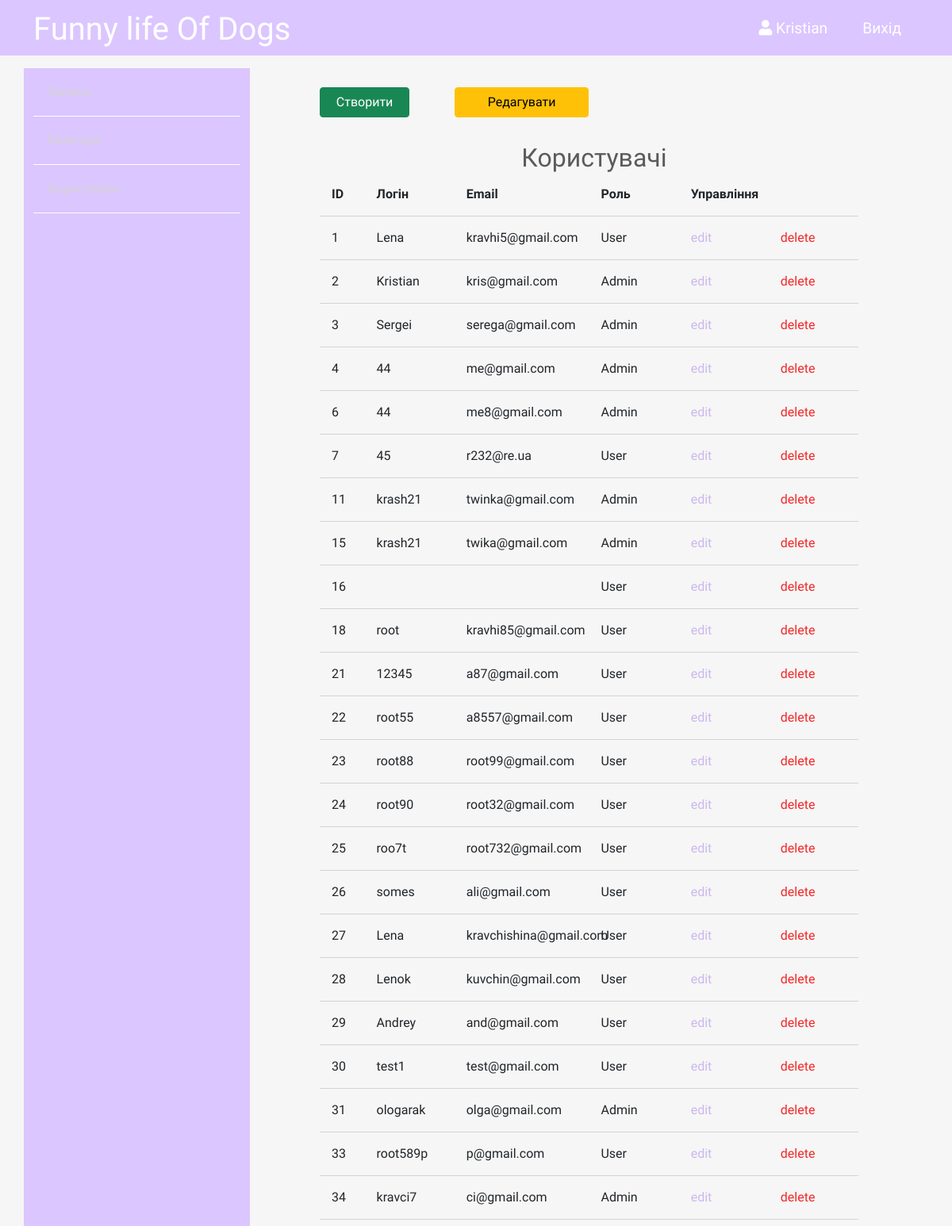
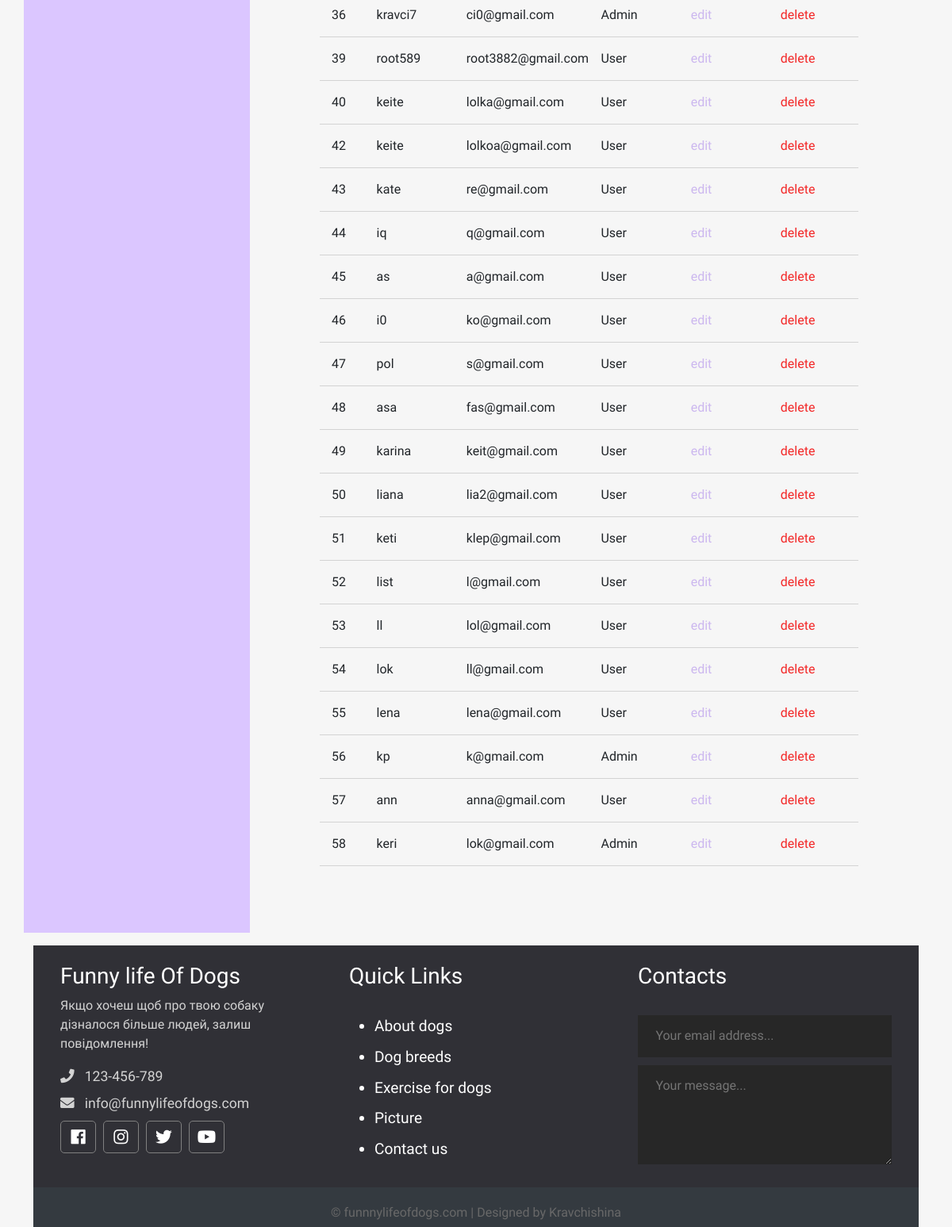
Page /admin/users/index.php (signed in) on the committed database (2 pictures, top to bottom).
### tables this page shows
CREATE TABLE `users` (
  `id` int NOT NULL,
  `admin` tinyint NOT NULL,
  `username` varchar(255) NOT NULL,
  `email` varchar(255) NOT NULL,
  `password` varchar(255) NOT NULL,
  `created` timestamp NOT NULL DEFAULT CURRENT_TIMESTAMP
);

### app/database/db.php (called while the page is built, shortened)
<?php
require 'connect.php';
function dbCheckError($query){
    $errInfo = $query->errorInfo();
    return true;
}
function selectAll($table, $params = []){
    global $pdo;
    $sql = "SELECT * FROM $table";
    $query = $pdo->prepare($sql);
    $query->execute();
    return $query->fetchAll();
}

### app/controllers/users.php (called while the page is built, shortened)
<?php
include SITE_ROOT . "/app/database/db.php";
$users = selectAll('users');

### admin/users/index.php (the view, shortened to what this page needs)
<?php session_start();
include "../../app/controllers/users.php"
?>
<!doctype html>
<html lang="en">
<head>
    <link href="https://cdn.jsdelivr.net/npm/bootstrap@5.0.0-beta2/dist/css/bootstrap.min.css" rel="stylesheet">
    <link rel="stylesheet" href="https://use.fontawesome.com/releases/v5.7.2/css/all.css"
>
    <link rel="stylesheet" href="../../assets/css/admin.css">
</head>
<body>
<?php include("../../app/include/header-admin.php"); ?>
<div class="container">
    <?php include "../../app/include/sidebar-admin.php"; ?>
    <div class="posts col-9">
        <div class="button row">
            <a href="<?php echo BASE_URL . "admin/users/create.php";?>" class="col-2 btn btn-success">Створити</a>
            <span class="col-1"></span>
            <a href="<?php echo BASE_URL . "admin/users/index.php";?>" class="col-3 btn btn-warning">Редагувати</a>
        </div>
        <div class="row title-table">
            <h2>Користувачі</h2>
            <div class="col-1">ID</div>
            <div class="col-2">Логін</div>
            <div class="col-3">Email</div>
            <div class="col-2">Роль</div>
            <div class="col-4">Управління</div>
        </div>
        <?php foreach ($users as $key => $user): ?>
            <div class="row post">
                <div class="col-1"><?=$user['id'];?></div>
                <div class="col-2"><?=$user['username'];?></div>
                <div class="col-3"><?=$user['email'];?></div>
                <?php if ($user['admin'] == 1): ?>
                    <div class="col-2">Admin</div>
                <?php else: ?>
                    <div class="col-2">User</div>
                <? endif; ?>
                <div class="red col-2"><a href="edit.php?edit_id=<?=$user['id'];?>">edit</a></div>
                <div class="del col-2"><a href="index.php?delete_id=<?=$user['id'];?>">delete</a></div>
            </div>
        <?php endforeach; ?>
    </div>
</div>
<?php include("../../app/include/footer.php"); ?>
</body>
</html>

### assets/css/admin.css (style rules this page uses)
* { font-family: 'Comfortaa', cursive; }
html, h1, h2, h3, h4, h5, h6 { color: #5c5b5b; }
body { background: #f6f6f6; }
a { text-decoration: none; color: inherit; }
.posts { height: 100%; padding: 40px 100px 100px; }
.posts h2 { text-align: center; margin: 2rem 0 0 0.4rem; }
.posts .title-table div { padding: 15px; text-align: left; border-bottom: 1px solid #d3d3d3; font-weight: 700; }
.posts .post div { padding: 15px; text-align: left; border-bottom: 1px solid #d3d3d3; }
.posts .post .red { color: #ccb7ef; }
.posts .post .del { color: rgba(243, 13, 13, 0.89); }

### rows in the picture
users: id "1", username "Lena", email "kravhi5@gmail.com", admin "User"
users: id "2", username "Kristian", email "kris@gmail.com", admin "Admin"
users: id "3", username "Sergei", email "serega@gmail.com", admin "Admin"
users: id "4", username "44", email "me@gmail.com", admin "Admin"
users: id "6", username "44", email "me8@gmail.com", admin "Admin"
users: id "7", username "45", email "r232@re.ua", admin "User"
users: id "11", username "krash21", email "twinka@gmail.com", admin "Admin"
users: id "15", username "krash21", email "twika@gmail.com", admin "Admin"
users: id "16", admin "User"
users: id "18", username "root", email "kravhi85@gmail.com", admin "User"
users: id "21", username "12345", email "a87@gmail.com", admin "User"
users: id "22", username "root55", email "a8557@gmail.com", admin "User"
users: id "23", username "root88", email "root99@gmail.com", admin "User"
users: id "24", username "root90", email "root32@gmail.com", admin "User"
users: id "25", username "roo7t", email "root732@gmail.com", admin "User"
users: id "26", username "somes", email "ali@gmail.com", admin "User"
users: id "27", username "Lena", email "kravchishina@gmail.com", admin "User"
users: id "28", username "Lenok", email "kuvchin@gmail.com", admin "User"
users: id "29", username "Andrey", email "and@gmail.com", admin "User"
users: id "30", username "test1", email "test@gmail.com", admin "User"
users: id "31", username "ologarak", email "olga@gmail.com", admin "Admin"
users: id "33", username "root589p", email "p@gmail.com", admin "User"
users: id "34", username "kravci7", email "ci@gmail.com", admin "Admin"
users: id "36", username "kravci7", email "ci0@gmail.com", admin "Admin"
users: id "39", username "root589", email "root3882@gmail.com", admin "User"
users: id "40", username "keite", email "lolka@gmail.com", admin "User"
users: id "42", username "keite", email "lolkoa@gmail.com", admin "User"
users: id "43", username "kate", email "re@gmail.com", admin "User"
users: id "44", username "iq", email "q@gmail.com", admin "User"
users: id "45", username "as", email "a@gmail.com", admin "User"
users: id "46", username "i0", email "ko@gmail.com", admin "User"
users: id "47", username "pol", email "s@gmail.com", admin "User"
users: id "48", username "asa", email "fas@gmail.com", admin "User"
users: id "49", username "karina", email "keit@gmail.com", admin "User"
users: id "50", username "liana", email "lia2@gmail.com", admin "User"
users: id "51", username "keti", email "klep@gmail.com", admin "User"
users: id "52", username "list", email "l@gmail.com", admin "User"
users: id "53", username "ll", email "lol@gmail.com", admin "User"
users: id "54", username "lok", email "ll@gmail.com", admin "User"
users: id "55", username "lena", email "lena@gmail.com", admin "User"
users: id "56", username "kp", email "k@gmail.com", admin "Admin"
users: id "57", username "ann", email "anna@gmail.com", admin "User"
users: id "58", username "keri", email "lok@gmail.com", admin "Admin"

### other values in the picture
$_SESSION['login'] "Kristian"
